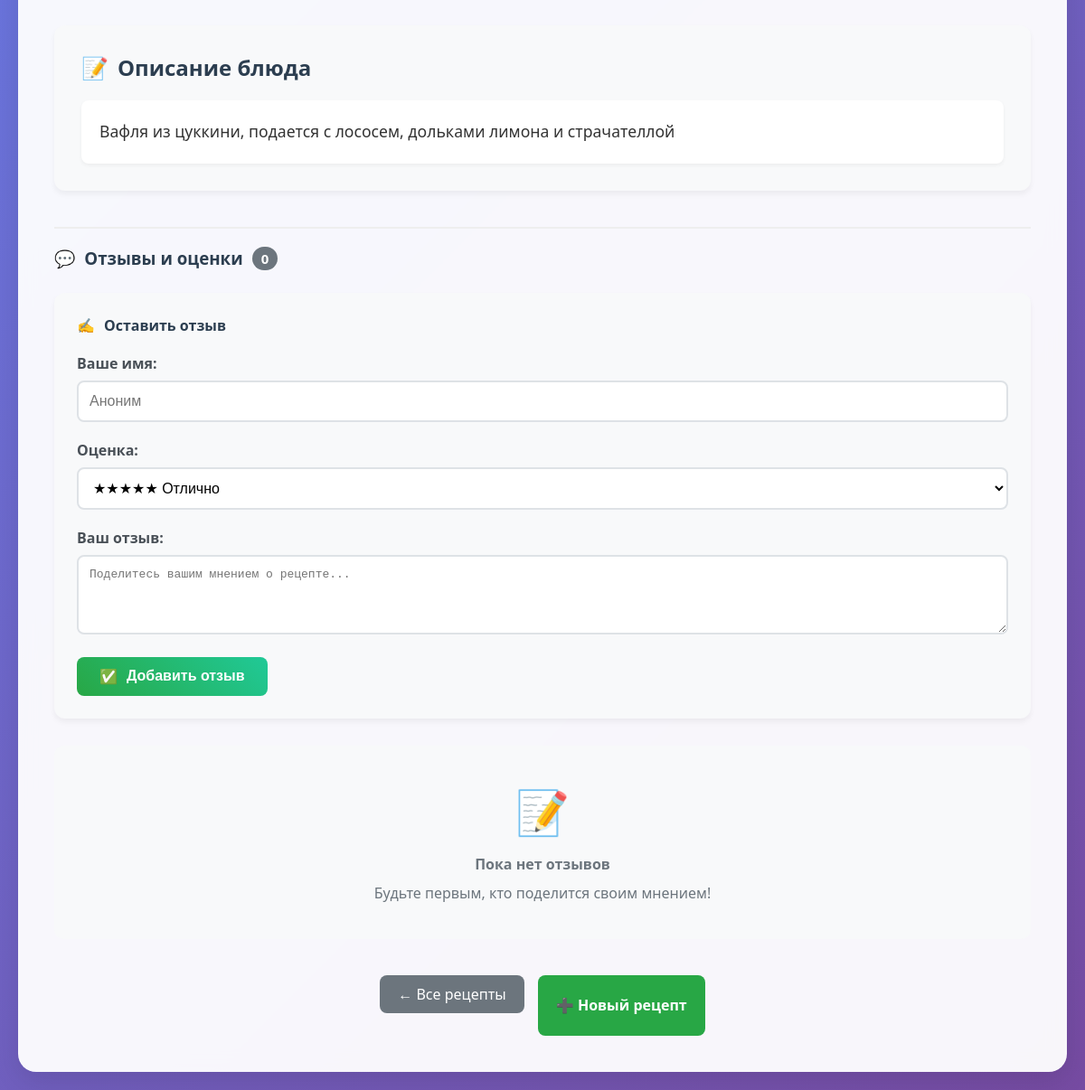
The app's page /recipe/38/ (lower part), older data.
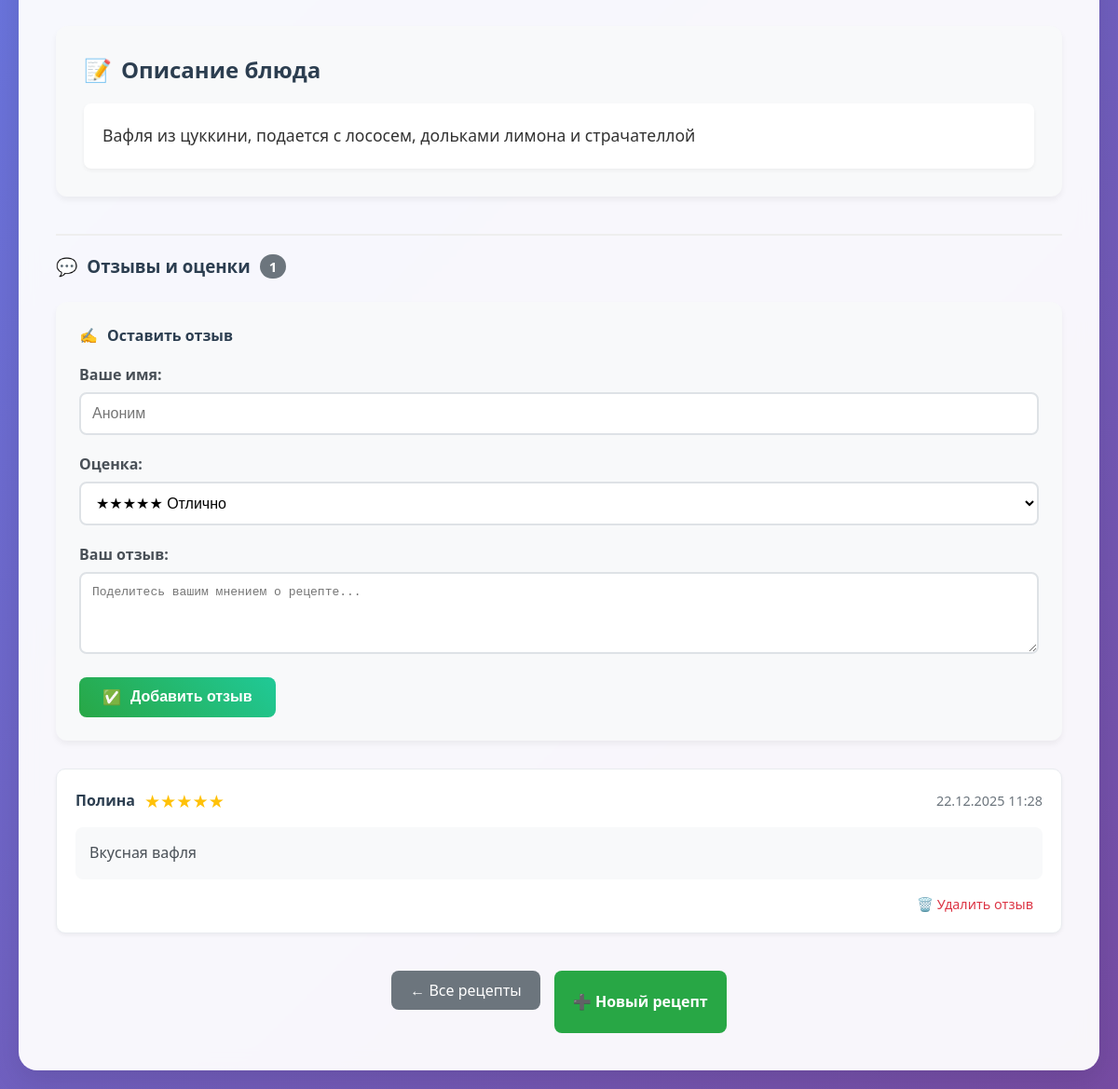
The same page, newer data.
### recipes/models.py (models this page shows, shortened)
class Recipe(models.Model):
    title = models.CharField(max_length=200, verbose_name="Название рецепта")
    description = models.TextField(verbose_name="Описание блюда")
    cooking_time = models.PositiveIntegerField(verbose_name="Время приготовления (минуты)")
    image = models.ImageField(
        upload_to='recipes/',
        blank=True,
        null=True,
        verbose_name="Изображение блюда"
    )
    image_url = models.URLField(
        blank=True,
        null=True,
        verbose_name="Ссылка на изображение",
        help_text="Можно указать ссылку на изображение вместо загрузки файла"
    )
    author_name = models.CharField(max_length=100, verbose_name="Имя автора", default="Аноним")
    author_email = models.EmailField(verbose_name="Email автора", blank=True)
    created_at = models.DateTimeField(auto_now_add=True, verbose_name="Дата создания")
    class Meta:
        ordering = ['-created_at']
    def get_image(self):
        if self.image:
            return self.image.url
        elif self.image_url:
            return self.image_url
        return None
    from django.db import models

class Review(models.Model):
    RATING_CHOICES = [
        (1, '★☆☆☆☆'),
        (2, '★★☆☆☆'),
        (3, '★★★☆☆'),
        (4, '★★★★☆'),
        (5, '★★★★★'),
    ]
    recipe = models.ForeignKey('Recipe', on_delete=models.CASCADE)
    author_name = models.CharField(max_length=100, default="Аноним")
    rating = models.IntegerField(choices=RATING_CHOICES, default=5)
    comment = models.TextField()
    created_at = models.DateTimeField(auto_now_add=True)
    def get_stars(self):
        return '★' * self.rating + '☆' * (5 - self.rating)

### recipes/views.py (the view, shortened to what this page needs)
# urls.py: path('recipe/<int:pk>/', views.recipe_detail, name='recipe_detail'),
def recipe_detail(request, pk):
    recipe = get_object_or_404(Recipe, pk=pk)
    from .models import Review
    reviews = Review.objects.filter(recipe=recipe)
    return render(request, 'recipes/recipe_detail.html', {
        'recipe': recipe,
        'reviews': reviews,
    })

### templates/recipes/recipe_detail.html (shortened to what this page needs)
{% extends 'recipes/base.html' %}
{% block content %}
<div class="recipe-content">
    <h2 style="color: #2c3e50; margin-bottom: 20px; display: flex; align-items: center; gap: 10px;">
        <span>📝</span>
        <span>Описание блюда</span>
    </h2>
    <div class="recipe-description">
        {{ recipe.description|linebreaks }}
    </div>
</div>
<div class="reviews-section" style="margin-top: 40px; padding-top: 20px; border-top: 2px solid #eee;">
    <h3 style="color: #2c3e50; margin-bottom: 25px; display: flex; align-items: center; gap: 10px;">
        <span>💬</span>
        <span>Отзывы и оценки</span>
        <span style="background: #6c757d; color: white; padding: 3px 10px; border-radius: 20px; font-size: 0.8em;">
            {{ reviews.count }}
        </span>
    </h3>
    <div style="background: #f8f9fa; padding: 25px; border-radius: 12px; margin-bottom: 30px; box-shadow: 0 4px 6px rgba(0, 0, 0, 0.05);">
        <h4 style="color: #2c3e50; margin-bottom: 20px; display: flex; align-items: center; gap: 10px;">
            <span>✍️</span>
            <span>Оставить отзыв</span>
        </h4>
        <form method="post">
            <div style="margin-bottom: 20px;">
                <label style="display: block; margin-bottom: 8px; font-weight: 600; color: #495057;">Ваше имя:</label>
                <input type="text" name="author_name"
                       placeholder="Аноним"
                       style="width: 100%; padding: 12px; border: 2px solid #dee2e6; border-radius: 8px; font-size: 1em; transition: all 0.3s ease;">
            </div>
            <div style="margin-bottom: 20px;">
                <label style="display: block; margin-bottom: 8px; font-weight: 600; color: #495057;">Оценка:</label>
                <select name="rating" style="width: 100%; padding: 12px; border: 2px solid #dee2e6; border-radius: 8px; font-size: 1em; background: white; cursor: pointer;">
                    <option value="5">★★★★★ Отлично</option>
                </select>
            </div>
            <div style="margin-bottom: 20px;">
                <label style="display: block; margin-bottom: 8px; font-weight: 600; color: #495057;">Ваш отзыв:</label>
                <textarea name="comment" rows="4"
                          placeholder="Поделитесь вашим мнением о рецепте..."
                          style="width: 100%; padding: 12px; border: 2px solid #dee2e6; border-radius: 8px; font-size: 1em; resize: vertical; transition: all 0.3s ease;"></textarea>
            </div>
            <button type="submit"
                    style="background: linear-gradient(45deg, #28a745, #20c997); color: white; padding: 12px 25px; border: none; border-radius: 8px; font-size: 1em; font-weight: 600; cursor: pointer; transition: all 0.3s ease; display: flex; align-items: center; gap: 10px;">
                <span>✅</span>
                <span>Добавить отзыв</span>
            </button>
        </form>
    </div>
    {% if reviews %}
        <div class="reviews-list">
            {% for review in reviews %}
            <div class="review-card" style="border: 1px solid #e9ecef; padding: 20px; margin-bottom: 20px; border-radius: 10px; background: white; box-shadow: 0 2px 4px rgba(0, 0, 0, 0.05);">
                <div style="display: flex; justify-content: space-between; align-items: center; margin-bottom: 15px;">
                    <div style="display: flex; align-items: center; gap: 10px;">
                        <div style="font-weight: 600; color: #2c3e50;">{{ review.author_name }}</div>
                        <div style="color: #ffc107; font-size: 1.2em;">
                            {{ review.get_stars }}
                        </div>
                    </div>
                    <div style="color: #6c757d; font-size: 0.9em;">
                        {{ review.created_at|date:"d.m.Y H:i" }}
                    </div>
                </div>
                <div style="color: #495057; line-height: 1.6; margin-bottom: 15px; padding: 15px; background: #f8f9fa; border-radius: 8px;">
                    {{ review.comment|linebreaks }}
                </div>
                <div style="text-align: right;">
                    <a href="{% url 'delete_review' review.pk %}"
                       style="color: #dc3545; text-decoration: none; font-size: 0.9em; padding: 5px 10px; border-radius: 5px; transition: all 0.3s ease;"
                       onmouseover="this.style.backgroundColor='#f8d7da'"
                       onmouseout="this.style.backgroundColor='transparent'">
                        🗑️ Удалить отзыв
                    </a>
                </div>
            </div>
            {% endfor %}
        </div>
    {% else %}
        <div style="text-align: center; padding: 40px; color: #6c757d; background: #f8f9fa; border-radius: 10px;">
            <div style="font-size: 3em; margin-bottom: 15px;">📝</div>
            <h4 style="margin-bottom: 10px;">Пока нет отзывов</h4>
            <p>Будьте первым, кто поделится своим мнением!</p>
        </div>
    {% endif %}
</div>
<div class="recipe-actions" style="margin-top: 40px; justify-content: center;">
    <a href="{% url 'recipe_list' %}" class="back-btn" style="background: #6c757d;">
        ← Все рецепты
    </a>
    <a href="{% url 'add_recipe' %}" class="btn btn-success">
        ➕ Новый рецепт
    </a>
</div>
{% endblock %}

### templates/recipes/base.html (shortened to what this page needs)
<!DOCTYPE html>
<html lang="ru">
<head>
</head>
<body>
    <div class="container">
        <main class="content">
            {% block content %}
            {% endblock %}
        </main>
    </div>
</body>
</html>

### templates/recipes/base.html (style rules this page uses)
* { margin: 0; padding: 0; box-sizing: border-box; }
body { font-family: 'Segoe UI', Tahoma, Geneva, Verdana, sans-serif; background: linear-gradient(135deg, #667eea 0%, #764ba2 100%); min-height: 100vh; color: #333; }
.container { max-width: 1200px; margin: 0 auto; padding: 20px; }
.btn { padding: 12px 25px; border: none; border-radius: 50px; text-decoration: none; font-weight: 600; transition: all 0.3s ease; display: inline-flex; align-items: center; gap: 8px; font-size: 1em; }
.btn-success { background: linear-gradient(45deg, #27ae60, #2ecc71); color: white; }
.content { background: rgba(255, 255, 255, 0.95); backdrop-filter: blur(10px); border-radius: 20px; padding: 40px; box-shadow: 0 10px 30px rgba(0, 0, 0, 0.1); }

### templates/recipes/recipe_detail.html (style rules this page uses)
.back-btn { display: inline-flex; align-items: center; gap: 8px; background: #6c757d; color: white; padding: 10px 20px; text-decoration: none; border-radius: 8px; margin-bottom: 25px; transition: all 0.3s ease; }
.recipe-actions { display: flex; gap: 15px; margin-top: 20px; flex-wrap: wrap; }
.btn { padding: 10px 20px; border-radius: 8px; text-decoration: none; font-weight: 600; transition: all 0.3s ease; display: inline-flex; align-items: center; gap: 8px; }
.btn-success { background: #28a745; color: white; }
.recipe-content { background: #f8f9fa; padding: 30px; border-radius: 12px; margin: 30px 0; box-shadow: 0 4px 6px rgba(0, 0, 0, 0.05); }
.recipe-description { font-size: 1.1em; line-height: 1.7; color: #333; padding: 20px; background: white; border-radius: 8px; box-shadow: 0 2px 4px rgba(0, 0, 0, 0.05); }

Row changes from the older to the newer data that the page shows:
added Review: author_name "Полина", get_stars "★★★★★", created_at "22.12.2025 11:28", comment "Вкусная вафля"
Text that changed along with them:
{{ reviews.count }}: "0" → "1"
text no longer shown: "📝 Пока нет отзывов Будьте первым, кто поделится своим мнением!"
